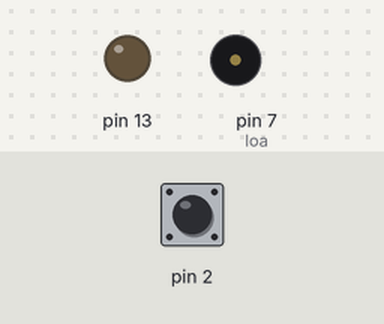
The sketch below on a simulated Arduino Uno, built with avr-gcc and run on an emulated ATmega328P. Parts: output pins drawn as LEDs (lit = HIGH), buzzer (waves = sounding). The test bench sets the inputs (shaded band); at power-on: pin 2 HIGH. What the sketch prints to the serial monitor is not drawn.

Above: at 9.2 s.
9.3 s: pin 2 pulled LOW for 0.15 s
At 10.0 s:
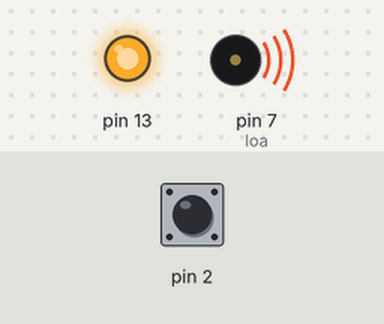
11.8 s: pin 2 pulled LOW for 3.2 s
At 16.1 s:
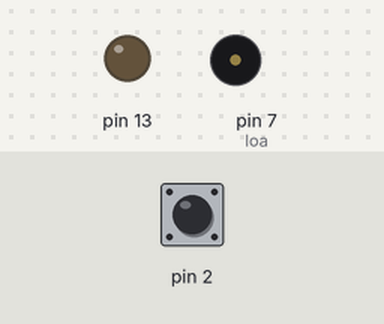
Timing chart, 0 to 17.6 s (numbered marks = the images above; inputs shaded):
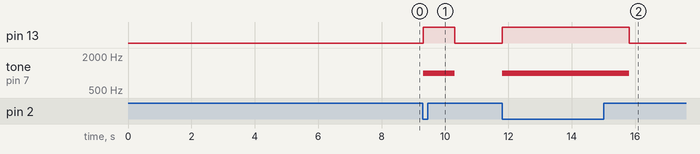

The sketch:

mohinhbaovachuachay_uno.ino
```cpp
#include <SoftwareSerial.h>
//SoftwareSerial sim(10, 11);

int _timeout;
String _buffer;
String number = "+84336682601"; //;.
//khai bao module
//int sensorValue = A0;
int loa = 7;
int sensorAir;
void setup() {
  // put your setup code here, to run once:
      pinMode(2, INPUT_PULLUP);
  pinMode(13, OUTPUT);
  delay(7000); //delay for 7 seconds to make sure the modules get the signal
  Serial.begin(9600);
  _buffer.reserve(50);
  Serial.println("System Started...");
//  sim.begin(9600);
  delay(1000);

}

void loop() {
  // put your main code here, to run repeatedly:
  int sensorVal = digitalRead(2);
//  sensorValue = analogRead(A0);

  Serial.println(sensorVal);
//  Serial.println(sensorValue);
  if (sensorVal == HIGH) {
    digitalWrite(13, LOW);

  } else if( sensorVal == LOW ){
    digitalWrite(13, HIGH);
    tone(loa,1000,1000);
//SendMessage();
    delay(1000);

  }
}
//void SendMessage()
//{
//  //Serial.println ("Sending Message");
//  sim.println("AT+CMGF=1");    //Sets the GSM Module in Text Mode
//  delay(1000);
//  //Serial.println ("Set SMS Number");
//  sim.println("AT+CMGS=\"" + number + "\"\r"); //Mobile phone number to send message
//  delay(1000);
//  String SMS = " CHAY NHA ";
//  sim.println(SMS);
//  delay(100);
//  sim.println((char)26);// ASCII code of CTRL+Z
//  delay(1000);
//  _buffer = _readSerial();
//}
//String _readSerial() {
//  _timeout = 0;
//  while  (!sim.available() && _timeout < 12000  )
//  {
//    delay(13);
//    _timeout++;
//  }
//  if (sim.available()) {
//    return sim.readString();
//  }
//}
```

Measured:
- after the input at 9.3 s, pin 13: LOW → HIGH at once, → LOW 1.0 s later; tone on pin 7 (loa): silent → 1000 Hz at once, → silent 1.0 s later
- after the input at 11.8 s, pin 13: LOW → HIGH at once, → LOW 4.0 s later; tone on pin 7 (loa): silent → 1000 Hz at once, → silent 4.0 s later
